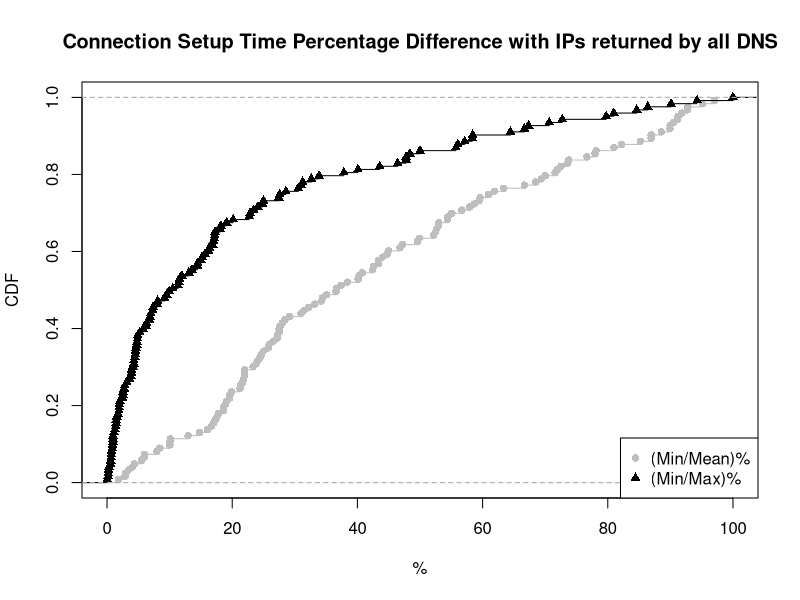

This chart was generated by the following R code:
mean_min <- c(29.155313, 10.121046, 24.438202, 3.413918, 23.338736, 73.764614, 46.792453, 69.402985, 91.800000, 80.996885, 19.621039, 42.568371, 25.882353, 27.242960, 52.169743, 95.111848, 33.186675, 28.002948, 36.560419, 18.617461, 89.918256, 85.207101, 2.965159, 27.655311, 47.200462, 2.896032, 34.423898, 49.884982, 17.043271, 17.268159, 5.950979, 44.981478, 43.373494, 38.381201, 40.260951, 52.657219, 24.704814, 18.584071, 23.834989, 4.355109, 25.749168, 21.227049, 32.229710, 10.029601, 27.134876, 52.483192, 97.047970, 92.694064, 54.498270, 55.088702, 25.009195, 19.879518, 68.525180, 89.966924, 70.027397, 86.923801, 35.068493, 26.503067, 91.148776, 7.969951, 60.952381, 36.644295, 63.385354, 61.855670, 21.316405, 44.009780, 82.227351, 5.910893, 18.914474, 58.684370, 16.068867, 5.479452, 8.436327, 16.703939, 27.475181, 34.285714, 37.370535, 19.603165, 57.964792, 49.569707, 77.941176, 71.978830, 17.794254, 40.762813, 52.964779, 52.996845, 54.422303, 43.382016, 21.833360, 1.841709, 100.000000, 44.750430, 42.447130, 12.951966, 73.584906, 22.005208, 76.677316, 72.536253, 24.131490, 10.056322, 14.798042, 66.666667, 27.495908, 21.964856, 92.794376, 17.575454, 59.615385, 59.442724, 90.494297, 88.541667, 91.217257, 78.143713, 28.438662, 31.475410, 86.917960, 71.590909, 4.091247, 19.047619, 40.115138, 56.697674, 21.962617, 21.671388, 30.975089)

max_min <- c(0.649351, 0.550001, 5.753968, 0.873362, 6.250000, 23.423423, 16.847826, 24.800000, 56.043956, 70.652174, 11.470588, 5.233918, 6.766917, 0.643501, 18.181818, 90.109890, 11.956522, 16.344086, 17.207792, 3.126879, 50.000000, 72.727273, 0.064893, 10.502283, 20.152091, 0.166003, 11.340206, 6.860707, 0.298178, 1.736973, 1.452394, 18.072289, 22.857143, 4.778157, 25.000000, 9.508197, 14.468085, 4.294479, 15.000000, 1.941748, 7.967033, 2.541828, 3.918495, 1.557430, 4.456094, 30.555556, 94.265233, 86.382979, 33.870968, 17.052023, 2.038369, 0.939368, 14.464692, 55.737705, 43.558282, 67.346939, 17.112299, 3.797468, 58.407080, 1.276208, 27.586207, 15.662651, 13.580247, 28.571429, 7.357860, 31.250000, 40.084388, 0.928240, 1.468891, 24.079190, 3.641882, 2.727273, 4.125413, 1.112347, 6.311637, 16.161616, 27.419355, 4.605263, 17.241379, 9.160305, 47.747748, 31.034483, 2.841918, 15.200000, 8.088235, 37.837838, 3.914591, 4.283054, 0.956480, 0.191550, 100.000000, 7.299270, 1.923077, 0.839793, 46.428571, 4.887218, 48.387097, 47.777778, 4.569892, 1.385390, 1.914580, 19.101124, 6.993007, 0.716146, 84.615385, 2.439024, 32.631579, 22.695035, 80.952381, 66.666667, 79.741379, 64.444444, 9.912536, 4.878049, 57.142857, 58.333333, 0.216700, 0.558659, 4.740406, 11.557789, 2.529511, 4.509284, 13.051823)

mean_min_val = ecdf(mean_min)
max_min_val = ecdf(max_min)

plot(mean_min_val, lty=1, col="grey", pch = 16, xlab="%", ylab="CDF", main="Connection Setup Time Percentage Difference with IPs returned by all DNS", xlim=c(0, 100))
lines(max_min_val, pch = 17)

legend("bottomright", pch = c(16, 17), legend=c("(Min/Mean)%", "(Min/Max)%"), col=c("grey", "black"))

